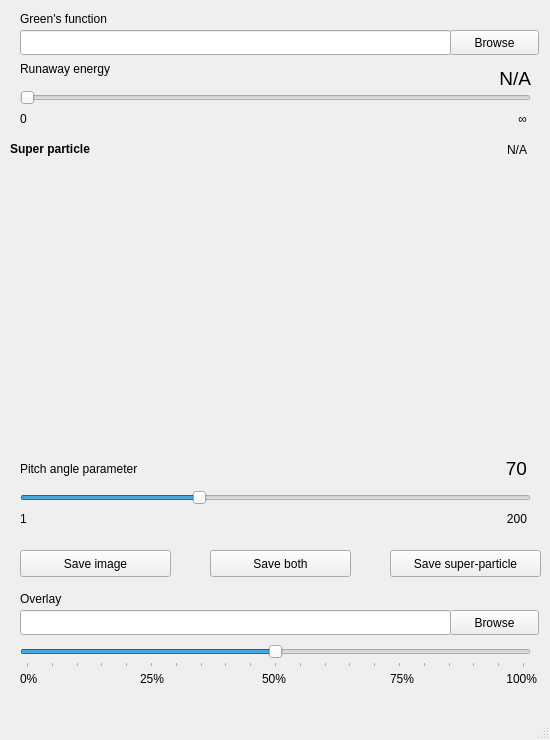
<?xml version="1.0" encoding="UTF-8"?>
<ui version="4.0">
 <class>SingleEnergyPitchIJ</class>
 <widget class="QMainWindow" name="SingleEnergyPitchIJ">
  <property name="geometry">
   <rect>
    <x>0</x>
    <y>0</y>
    <width>550</width>
    <height>740</height>
   </rect>
  </property>
  <property name="minimumSize">
   <size>
    <width>550</width>
    <height>740</height>
   </size>
  </property>
  <property name="maximumSize">
   <size>
    <width>550</width>
    <height>740</height>
   </size>
  </property>
  <property name="windowTitle">
   <string>Single-energy, pitch, image</string>
  </property>
  <widget class="QWidget" name="centralwidget">
   <widget class="QSlider" name="sliderEnergy">
    <property name="geometry">
     <rect>
      <x>20</x>
      <y>90</y>
      <width>511</width>
      <height>16</height>
     </rect>
    </property>
    <property name="orientation">
     <enum>Qt::Horizontal</enum>
    </property>
   </widget>
   <widget class="QLabel" name="lblREEnergy">
    <property name="geometry">
     <rect>
      <x>20</x>
      <y>60</y>
      <width>231</width>
      <height>17</height>
     </rect>
    </property>
    <property name="text">
     <string>Runaway energy</string>
    </property>
   </widget>
   <widget class="QLabel" name="lblEnergy">
    <property name="geometry">
     <rect>
      <x>400</x>
      <y>70</y>
      <width>131</width>
      <height>17</height>
     </rect>
    </property>
    <property name="font">
     <font>
      <pointsize>14</pointsize>
     </font>
    </property>
    <property name="text">
     <string>N/A</string>
    </property>
    <property name="alignment">
     <set>Qt::AlignRight|Qt::AlignTrailing|Qt::AlignVCenter</set>
    </property>
   </widget>
   <widget class="QLabel" name="lblEnergyMin">
    <property name="geometry">
     <rect>
      <x>20</x>
      <y>110</y>
      <width>67</width>
      <height>17</height>
     </rect>
    </property>
    <property name="text">
     <string>0</string>
    </property>
   </widget>
   <widget class="QLabel" name="lblEnergyMax">
    <property name="geometry">
     <rect>
      <x>460</x>
      <y>110</y>
      <width>67</width>
      <height>17</height>
     </rect>
    </property>
    <property name="text">
     <string>∞</string>
    </property>
    <property name="alignment">
     <set>Qt::AlignRight|Qt::AlignTrailing|Qt::AlignVCenter</set>
    </property>
   </widget>
   <widget class="QWidget" name="widgetDistPlot" native="true">
    <property name="geometry">
     <rect>
      <x>10</x>
      <y>170</y>
      <width>531</width>
      <height>271</height>
     </rect>
    </property>
   </widget>
   <widget class="QSlider" name="sliderPitchAngle">
    <property name="geometry">
     <rect>
      <x>20</x>
      <y>490</y>
      <width>511</width>
      <height>16</height>
     </rect>
    </property>
    <property name="minimum">
     <number>1</number>
    </property>
    <property name="maximum">
     <number>200</number>
    </property>
    <property name="singleStep">
     <number>1</number>
    </property>
    <property name="value">
     <number>70</number>
    </property>
    <property name="orientation">
     <enum>Qt::Horizontal</enum>
    </property>
   </widget>
   <widget class="QLabel" name="lblREPitchAngle">
    <property name="geometry">
     <rect>
      <x>20</x>
      <y>460</y>
      <width>161</width>
      <height>17</height>
     </rect>
    </property>
    <property name="text">
     <string>Pitch angle parameter</string>
    </property>
   </widget>
   <widget class="QLabel" name="lblPitchAngleMin">
    <property name="geometry">
     <rect>
      <x>20</x>
      <y>510</y>
      <width>67</width>
      <height>17</height>
     </rect>
    </property>
    <property name="text">
     <string>1</string>
    </property>
   </widget>
   <widget class="QLabel" name="lblPitchAngleMax">
    <property name="geometry">
     <rect>
      <x>460</x>
      <y>510</y>
      <width>67</width>
      <height>17</height>
     </rect>
    </property>
    <property name="text">
     <string>200</string>
    </property>
    <property name="alignment">
     <set>Qt::AlignRight|Qt::AlignTrailing|Qt::AlignVCenter</set>
    </property>
   </widget>
   <widget class="QLineEdit" name="tbFilename">
    <property name="geometry">
     <rect>
      <x>20</x>
      <y>30</y>
      <width>431</width>
      <height>25</height>
     </rect>
    </property>
    <property name="readOnly">
     <bool>true</bool>
    </property>
   </widget>
   <widget class="QLabel" name="label_6">
    <property name="geometry">
     <rect>
      <x>20</x>
      <y>10</y>
      <width>121</width>
      <height>17</height>
     </rect>
    </property>
    <property name="text">
     <string>Green's function</string>
    </property>
   </widget>
   <widget class="QPushButton" name="btnBrowse">
    <property name="geometry">
     <rect>
      <x>450</x>
      <y>30</y>
      <width>89</width>
      <height>25</height>
     </rect>
    </property>
    <property name="text">
     <string>Browse</string>
    </property>
   </widget>
   <widget class="QLabel" name="lblPitchAngle">
    <property name="geometry">
     <rect>
      <x>460</x>
      <y>460</y>
      <width>67</width>
      <height>17</height>
     </rect>
    </property>
    <property name="font">
     <font>
      <pointsize>14</pointsize>
     </font>
    </property>
    <property name="text">
     <string>70</string>
    </property>
    <property name="alignment">
     <set>Qt::AlignRight|Qt::AlignTrailing|Qt::AlignVCenter</set>
    </property>
   </widget>
   <widget class="QLabel" name="label">
    <property name="geometry">
     <rect>
      <x>10</x>
      <y>140</y>
      <width>121</width>
      <height>17</height>
     </rect>
    </property>
    <property name="font">
     <font>
      <weight>75</weight>
      <bold>true</bold>
     </font>
    </property>
    <property name="text">
     <string>Super particle</string>
    </property>
   </widget>
   <widget class="QLabel" name="lblDomPitch">
    <property name="geometry">
     <rect>
      <x>386</x>
      <y>140</y>
      <width>141</width>
      <height>20</height>
     </rect>
    </property>
    <property name="text">
     <string>N/A</string>
    </property>
    <property name="alignment">
     <set>Qt::AlignRight|Qt::AlignTrailing|Qt::AlignVCenter</set>
    </property>
   </widget>
   <widget class="QLabel" name="lblOverlay">
    <property name="geometry">
     <rect>
      <x>20</x>
      <y>590</y>
      <width>67</width>
      <height>17</height>
     </rect>
    </property>
    <property name="text">
     <string>Overlay</string>
    </property>
   </widget>
   <widget class="QLineEdit" name="tbOverlay">
    <property name="geometry">
     <rect>
      <x>20</x>
      <y>610</y>
      <width>431</width>
      <height>25</height>
     </rect>
    </property>
    <property name="readOnly">
     <bool>true</bool>
    </property>
   </widget>
   <widget class="QPushButton" name="btnBrowseOverlay">
    <property name="geometry">
     <rect>
      <x>450</x>
      <y>610</y>
      <width>89</width>
      <height>25</height>
     </rect>
    </property>
    <property name="text">
     <string>Browse</string>
    </property>
   </widget>
   <widget class="QSlider" name="sliderOverlay">
    <property name="geometry">
     <rect>
      <x>20</x>
      <y>644</y>
      <width>511</width>
      <height>24</height>
     </rect>
    </property>
    <property name="maximum">
     <number>100</number>
    </property>
    <property name="value">
     <number>50</number>
    </property>
    <property name="orientation">
     <enum>Qt::Horizontal</enum>
    </property>
    <property name="tickPosition">
     <enum>QSlider::TicksBelow</enum>
    </property>
    <property name="tickInterval">
     <number>5</number>
    </property>
   </widget>
   <widget class="QLabel" name="lblOverlayMin">
    <property name="geometry">
     <rect>
      <x>20</x>
      <y>670</y>
      <width>67</width>
      <height>17</height>
     </rect>
    </property>
    <property name="text">
     <string>0%</string>
    </property>
   </widget>
   <widget class="QLabel" name="lblOverlayMax">
    <property name="geometry">
     <rect>
      <x>470</x>
      <y>670</y>
      <width>67</width>
      <height>17</height>
     </rect>
    </property>
    <property name="text">
     <string>100%</string>
    </property>
    <property name="alignment">
     <set>Qt::AlignRight|Qt::AlignTrailing|Qt::AlignVCenter</set>
    </property>
   </widget>
   <widget class="QLabel" name="lblOverlay25">
    <property name="geometry">
     <rect>
      <x>140</x>
      <y>670</y>
      <width>67</width>
      <height>17</height>
     </rect>
    </property>
    <property name="text">
     <string>25%</string>
    </property>
   </widget>
   <widget class="QLabel" name="lblOverlay50">
    <property name="geometry">
     <rect>
      <x>262</x>
      <y>670</y>
      <width>67</width>
      <height>17</height>
     </rect>
    </property>
    <property name="text">
     <string>50%</string>
    </property>
   </widget>
   <widget class="QLabel" name="lblOverlay75">
    <property name="geometry">
     <rect>
      <x>390</x>
      <y>670</y>
      <width>67</width>
      <height>17</height>
     </rect>
    </property>
    <property name="text">
     <string>75%</string>
    </property>
   </widget>
   <widget class="QPushButton" name="btnSaveImage">
    <property name="geometry">
     <rect>
      <x>20</x>
      <y>550</y>
      <width>151</width>
      <height>27</height>
     </rect>
    </property>
    <property name="text">
     <string>Save image</string>
    </property>
   </widget>
   <widget class="QPushButton" name="btnSaveSuper">
    <property name="geometry">
     <rect>
      <x>390</x>
      <y>550</y>
      <width>151</width>
      <height>27</height>
     </rect>
    </property>
    <property name="text">
     <string>Save super-particle</string>
    </property>
   </widget>
   <widget class="QPushButton" name="btnSaveBoth">
    <property name="geometry">
     <rect>
      <x>210</x>
      <y>550</y>
      <width>141</width>
      <height>27</height>
     </rect>
    </property>
    <property name="text">
     <string>Save both</string>
    </property>
   </widget>
  </widget>
  <widget class="QMenuBar" name="menubar">
   <property name="geometry">
    <rect>
     <x>0</x>
     <y>0</y>
     <width>550</width>
     <height>24</height>
    </rect>
   </property>
  </widget>
  <widget class="QStatusBar" name="statusbar"/>
 </widget>
 <resources/>
 <connections/>
</ui>
